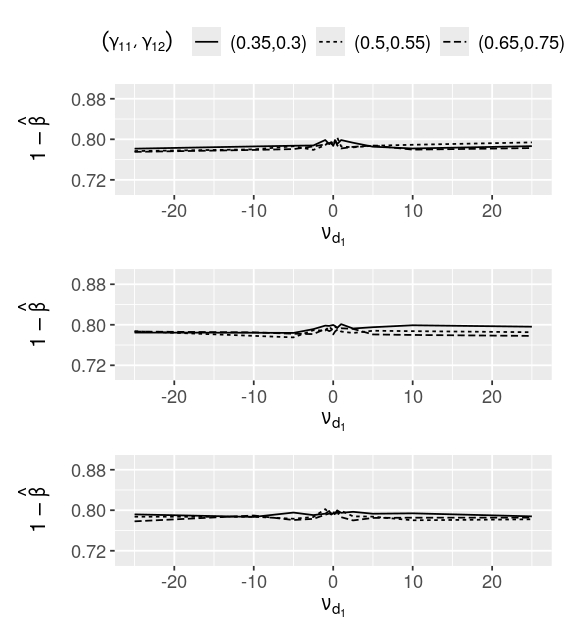

Generate this figure with R:
library(ggplot2)
library(latex2exp)
library(tidyverse)
library(patchwork)

rm(list = ls())

data <- load("Simulation_pow.Set.2.Rdata")

nu.d1.vec <- c(-25, -10, -5, -2.5, -1, -0.5, -0.25, 0, 0.25, 0.5, 1, 2.5, 5, 10, 25)

mat.all <- matrix(as.vector(store.pow), ncol = 9, byrow = T)
mat.all <- cbind(mat.all, nu.d1.vec)

df.3 <- as.data.frame(mat.all[,c(1,4,7,10)])
df.4 <- as.data.frame(mat.all[,c(2,5,8,10)])
df.5 <- as.data.frame(mat.all[,c(3,6,9,10)])

colnames(df.5)  <- colnames(df.4)  <- colnames(df.3) <- c("(0.35,0.3)", "(0.5,0.55)", "(0.65,0.75)", "nu.d1")

p1 <- df.3 |> 
  pivot_longer(cols = !nu.d1, names_to = "gamma", values_to = "pow.hat") |>
  ggplot() +
  geom_line(aes(x = nu.d1, y = pow.hat, lty = gamma)) +
  labs(x = TeX(r"($\nu_{d_1}$)"),
       y = TeX(r"($1-\hat{\beta}$)"),
       lty = TeX(r"($(\gamma_{11}, \gamma_{12})$  )")) +
  theme(axis.text = element_text(size = 11),
        axis.title = element_text(size = 13),
        axis.title.y = element_text(margin = margin(r = 10)),
        legend.text = element_text(size = 11),
        legend.title = element_text(size = 11),
        legend.position = "top") +
  scale_y_continuous(limits = c(0.7, 0.9),
                     breaks = c(0.72, 0.8, 0.88))

p2 <- df.4 |> 
  pivot_longer(cols = !nu.d1, names_to = "gamma", values_to = "pow.hat") |>
  ggplot() +
  geom_line(aes(x = nu.d1, y = pow.hat, lty = gamma)) +
  labs(x = TeX(r"($\nu_{d_1}$)"),
       y = TeX(r"($1-\hat{\beta}$)"),
       lty = TeX(r"($(\gamma_{11}, \gamma_{12})$  )")) +
  theme(axis.text = element_text(size = 11),
        axis.title = element_text(size = 13),
        axis.title.y = element_text(margin = margin(r = 10)),
        legend.text = element_text(size = 11),
        legend.title = element_text(size = 11),
        legend.position = "none") +
  scale_y_continuous(limits = c(0.7, 0.9),
                     breaks = c(0.72, 0.8, 0.88))

p3 <- df.5 |> 
  pivot_longer(cols = !nu.d1, names_to = "gamma", values_to = "pow.hat") |>
  ggplot() +
  geom_line(aes(x = nu.d1, y = pow.hat, lty = gamma)) +
  labs(x = TeX(r"($\nu_{d_1}$)"),
       y = TeX(r"($1-\hat{\beta}$)"),
       lty = TeX(r"($(\gamma_{11}, \gamma_{12})$  )")) +
  theme(axis.text = element_text(size = 11),
        axis.title = element_text(size = 13),
        axis.title.y = element_text(margin = margin(r = 10)),
        legend.text = element_text(size = 11),
        legend.title = element_text(size = 11),
        legend.position = "none") +
  scale_y_continuous(limits = c(0.7, 0.9),
                     breaks = c(0.72, 0.8, 0.88))

p1 + p2 + p3 +
  plot_layout(ncol = 1, guides = "collect") +
  plot_annotation(theme = theme(legend.position = "top"))
